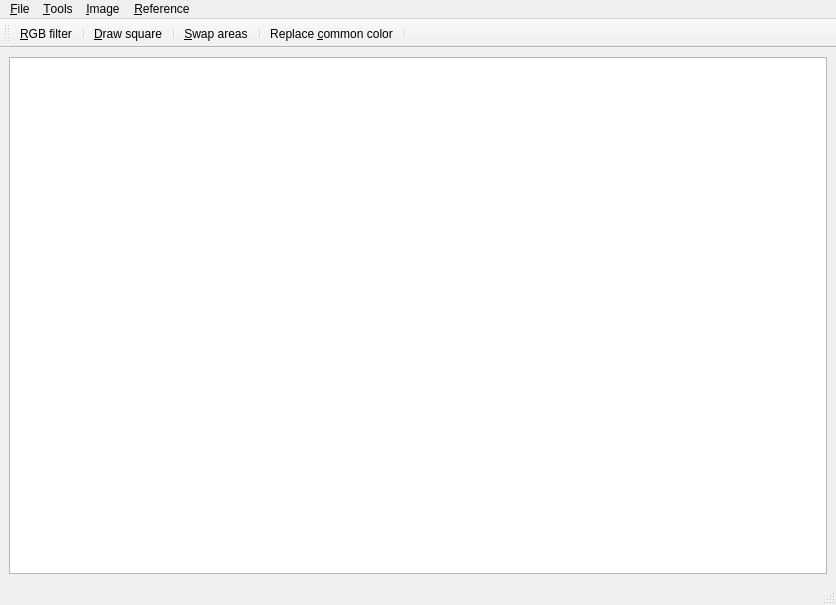
<?xml version="1.0" encoding="UTF-8"?>
<ui version="4.0">
 <class>ImageEditor</class>
 <widget class="QMainWindow" name="ImageEditor">
  <property name="geometry">
   <rect>
    <x>0</x>
    <y>0</y>
    <width>836</width>
    <height>605</height>
   </rect>
  </property>
  <property name="windowTitle">
   <string>ImageEditor</string>
  </property>
  <widget class="QWidget" name="centralwidget">
   <layout class="QVBoxLayout" name="verticalLayout">
    <item>
     <widget class="QGraphicsView" name="graphicsView"/>
    </item>
   </layout>
  </widget>
  <widget class="QMenuBar" name="menubar">
   <property name="geometry">
    <rect>
     <x>0</x>
     <y>0</y>
     <width>836</width>
     <height>22</height>
    </rect>
   </property>
   <widget class="QMenu" name="menu_File">
    <property name="title">
     <string>&amp;File</string>
    </property>
    <addaction name="actionOpen"/>
    <addaction name="actionSave"/>
    <addaction name="actionClose"/>
   </widget>
   <widget class="QMenu" name="menu_Tools">
    <property name="title">
     <string>&amp;Tools</string>
    </property>
    <addaction name="actionRgbFilter"/>
    <addaction name="actionDrawSquare"/>
    <addaction name="actionSwapAreas"/>
    <addaction name="actionReplaceCommonColor"/>
    <addaction name="separator"/>
   </widget>
   <widget class="QMenu" name="menu_About">
    <property name="title">
     <string>&amp;Reference</string>
    </property>
    <addaction name="separator"/>
    <addaction name="actionToolsDescription"/>
    <addaction name="separator"/>
    <addaction name="actionAboutApplication"/>
   </widget>
   <widget class="QMenu" name="menu_Image">
    <property name="title">
     <string>&amp;Image</string>
    </property>
    <addaction name="actionProperties"/>
   </widget>
   <addaction name="menu_File"/>
   <addaction name="menu_Tools"/>
   <addaction name="menu_Image"/>
   <addaction name="menu_About"/>
  </widget>
  <widget class="QStatusBar" name="statusbar"/>
  <widget class="QToolBar" name="toolBar">
   <property name="windowTitle">
    <string>toolBar</string>
   </property>
   <attribute name="toolBarArea">
    <enum>TopToolBarArea</enum>
   </attribute>
   <attribute name="toolBarBreak">
    <bool>false</bool>
   </attribute>
   <addaction name="actionRgbFilter"/>
   <addaction name="separator"/>
   <addaction name="actionDrawSquare"/>
   <addaction name="separator"/>
   <addaction name="actionSwapAreas"/>
   <addaction name="separator"/>
   <addaction name="actionReplaceCommonColor"/>
   <addaction name="separator"/>
  </widget>
  <action name="actionOpen">
   <property name="text">
    <string>&amp;Open</string>
   </property>
  </action>
  <action name="actionSave">
   <property name="text">
    <string>&amp;Save</string>
   </property>
  </action>
  <action name="actionClose">
   <property name="text">
    <string>&amp;Close</string>
   </property>
  </action>
  <action name="actionRgbFilter">
   <property name="text">
    <string>&amp;RGB filter</string>
   </property>
   <property name="iconText">
    <string>&amp;RGB filter</string>
   </property>
  </action>
  <action name="actionDrawSquare">
   <property name="text">
    <string>&amp;Draw square</string>
   </property>
   <property name="iconText">
    <string>&amp;Draw square</string>
   </property>
  </action>
  <action name="actionSwapAreas">
   <property name="text">
    <string>&amp;Swap areas</string>
   </property>
   <property name="iconText">
    <string>&amp;Swap areas</string>
   </property>
  </action>
  <action name="actionReplaceCommonColor">
   <property name="text">
    <string>Replace &amp;common color</string>
   </property>
   <property name="iconText">
    <string>Replace &amp;common color</string>
   </property>
  </action>
  <action name="actionInfo">
   <property name="text">
    <string>&amp;Info</string>
   </property>
  </action>
  <action name="actionImageProperties">
   <property name="text">
    <string>Image properties</string>
   </property>
  </action>
  <action name="actionAboutApplication">
   <property name="text">
    <string>About application</string>
   </property>
  </action>
  <action name="action_Update_image">
   <property name="text">
    <string>Update image</string>
   </property>
  </action>
  <action name="actionProperties">
   <property name="text">
    <string>&amp;Properties</string>
   </property>
  </action>
  <action name="actionAction_description">
   <property name="text">
    <string>Actions description</string>
   </property>
  </action>
  <action name="actionAboutAuthor">
   <property name="text">
    <string>About author</string>
   </property>
  </action>
  <action name="actionAboutRgbFilter">
   <property name="text">
    <string>RGB filter</string>
   </property>
  </action>
  <action name="actionAboutDrawSquare">
   <property name="text">
    <string>Draw square</string>
   </property>
  </action>
  <action name="actionAboutSwapAreas">
   <property name="text">
    <string>Swap areas</string>
   </property>
  </action>
  <action name="actionAboutReplaceCommonColor">
   <property name="text">
    <string>Replace common color</string>
   </property>
  </action>
  <action name="actionToolsDescription">
   <property name="text">
    <string>&amp;Tools description</string>
   </property>
  </action>
 </widget>
 <resources/>
 <connections/>
</ui>
